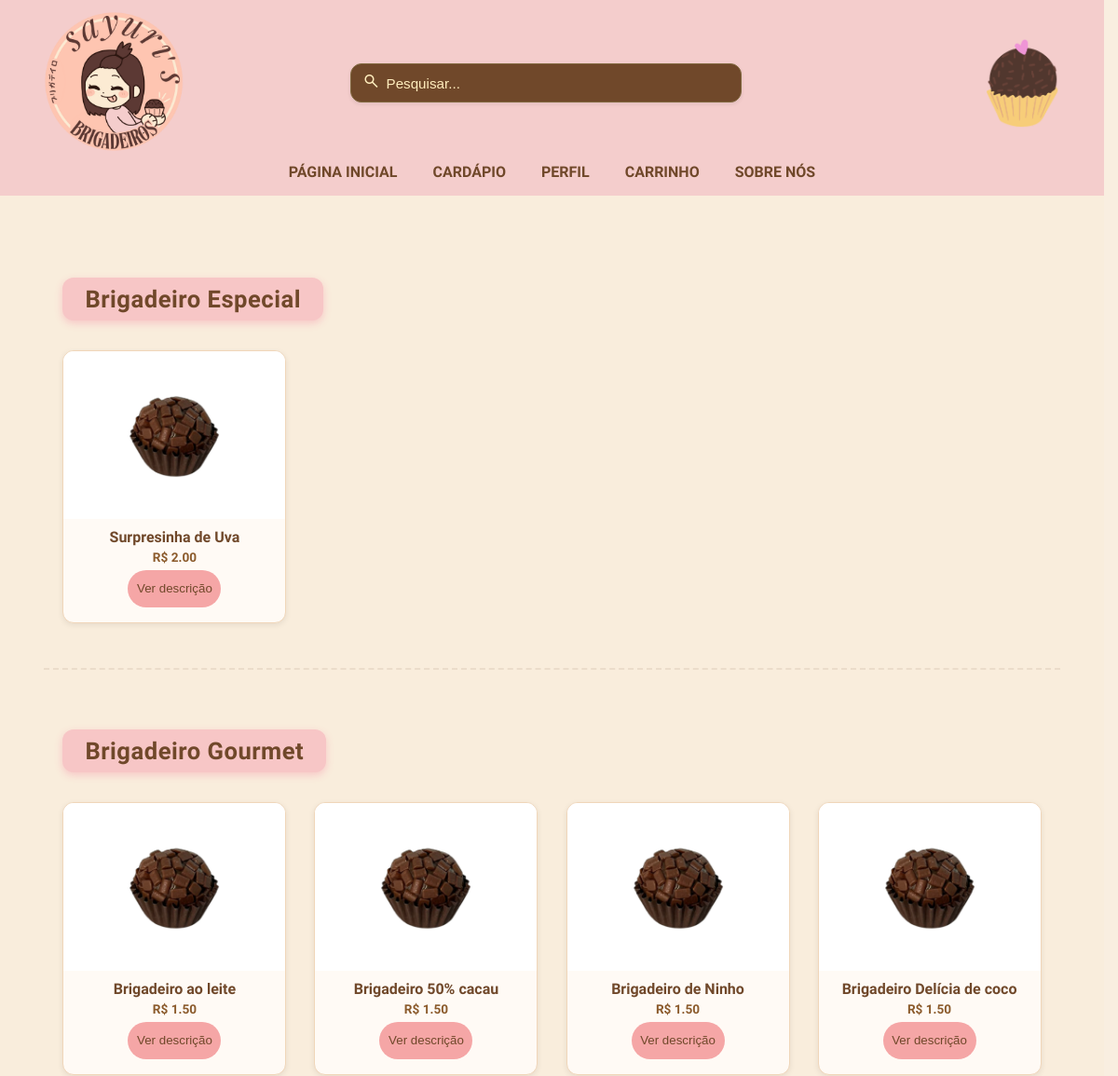
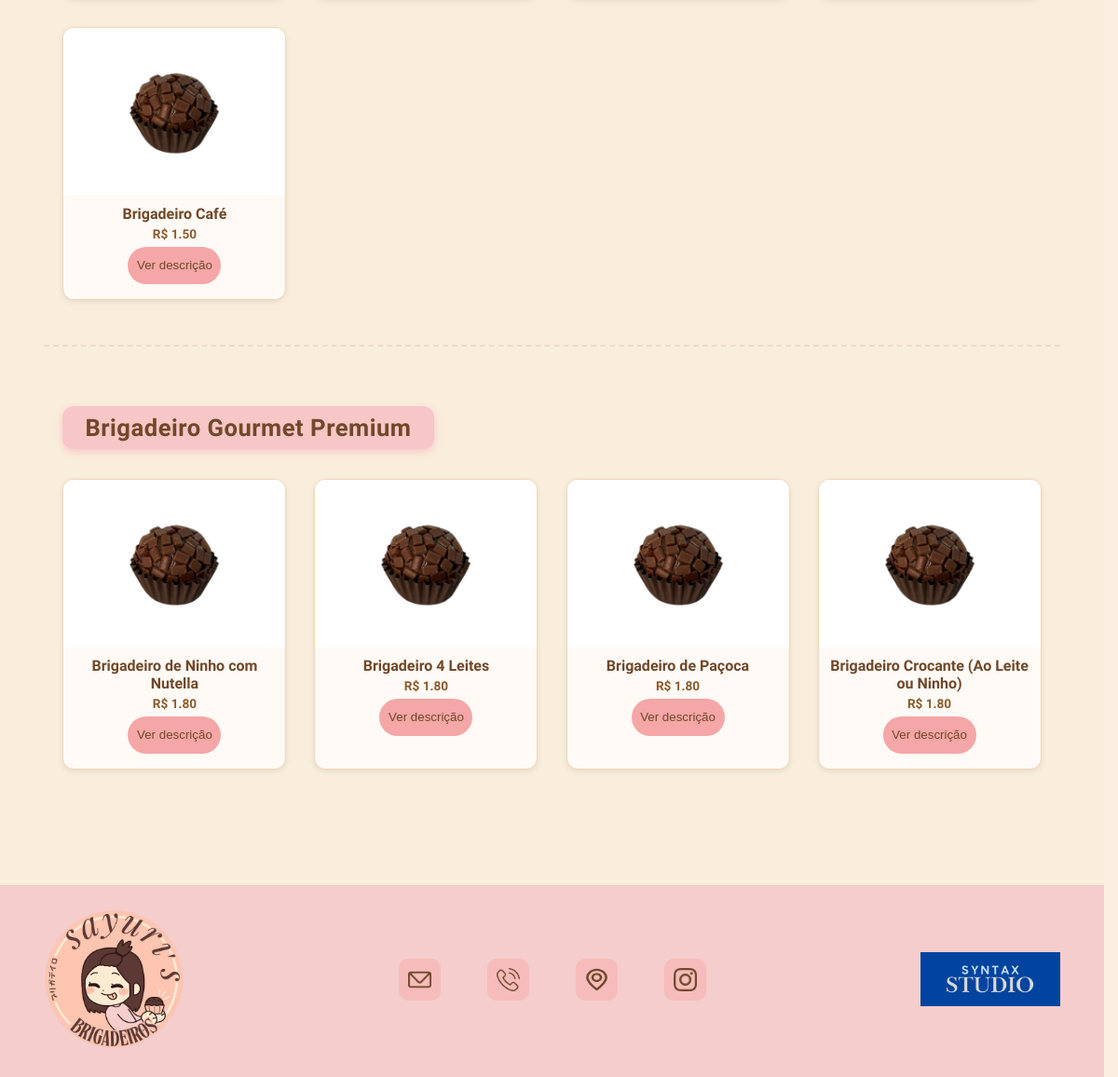
The app's page /cardapio/ with its own data (2 pictures, top to bottom).
### produtos/models.py (models this page shows, shortened)
class Produto(models.Model):
    nome = models.CharField(max_length=100)
    preco = models.DecimalField(max_digits=10, decimal_places=2)
    descricao = models.TextField(blank=True)
    categoria = models.ForeignKey(
        Categoria,
        related_name='produtos',
        on_delete=models.SET_NULL,  # Evita perder o produto se a categoria for deletada
        null=True,
        blank=True
    )
    imagem = models.ImageField(upload_to='produtos/', blank=True, null=True)

class Categoria(models.Model):
    nome = models.CharField(max_length=100, unique=True)

### produtos/views.py (the view)
# urls.py: path('cardapio/', views.cardapio, name='cardapio'),
def cardapio(request):
    produtos = Produto.objects.all().order_by('categoria__nome')
    produtos_por_categoria = {}
    for produto in produtos:
        categoria_nome = produto.categoria.nome if produto.categoria else 'Outros'
        produtos_por_categoria.setdefault(categoria_nome, []).append(produto)
    return render(request, 'cardapio.html', {'produtos_por_categoria': produtos_por_categoria})

### produtos/templates/cardapio.html (shortened to what this page needs)
{% load static %}
<!DOCTYPE html>
<html lang="pt-BR">
<head>
  <link rel="stylesheet" href="{% static 'CSS/base.css' %}" />
  <link rel="stylesheet" href="{% static 'CSS/search.css' %}" />
  <link rel="stylesheet" href="{% static 'CSS/cardapio.css' %}" />
  <link rel="stylesheet" href="{% static 'CSS/descricao.css' %}" />
</head>
<body>
  <header class="main-header">
    <div class="container header-grid">
      <a href="{% url 'index' %}" class="brand">
        <img src="{% static 'src/TCC.png' %}" alt="Logo Sayuri" class="fotologo">
      </a>
      <div class="search-wrapper">
        <div class="search" id="search">
          <label for="searchInput">
            <span class="material-symbols-outlined">search</span>
          </label>
          <input class="searchInput" type="search" id="searchInput" placeholder="Pesquisar...">
        </div>
      </div>
      <img src="{% static 'src/ICONS.png' %}" alt="Brigadeiro" class="brigadeiro">
    </div>
    <nav class="menu-opcoes">
      <ul class="container nav-list">
        <li><a href="{% url 'index' %}">PÁGINA INICIAL</a></li>
        <li><a href="{% url 'cardapio' %}">CARDÁPIO</a></li>
        <li><a href="{% url 'perfil' %}">PERFIL</a></li>
        <li><a href="{% url 'carrinho' %}">CARRINHO</a></li>
        <li><a href="{% url 'index' %}#sobrenos_slide" class="scroll-link">SOBRE NÓS</a></li>
      </ul>
    </nav>
  </header>
  <main>
    {% for categoria, produtos_categoria in produtos_por_categoria.items %}
      <section class="categoria-section">
        <h2 class="categoria-nome">{{ categoria }}</h2>
        <div class="produto-grid">
          {% for produto in produtos_categoria %}
            <div class="card-produto">
              <img src="{{ produto.imagem.url }}" alt="{{ produto.nome }}">
              <div class="card-info">
                <h3>{{ produto.nome }}</h3>
                <p class="preco">R$ {{ produto.preco|floatformat:2 }}</p>
                <button
                  class="ver-descricao"
                  data-nome="{{ produto.nome|slugify }}"
                  data-descricao="{{ produto.descricao }}">
                  Ver descrição
                </button>
              </div>
            </div>
          {% endfor %}
        </div>
      </section>
    {% endfor %}
  </main>
  <footer class="main-footer">
    <div class="container footer-grid">
      <div class="footer-logo-esquerda">
        <img src="{% static 'src/TCC.png' %}" alt="Foto logo" class="fotologo1">
      </div>
      <div class="redesSociais">
        <a href="mailto:sayurimo@gmail.com"><img src="{% static 'src/e-mail.png' %}" alt="email" class="icones"></a>
        <a href="tel:+5515981453091"><img src="{% static 'src/chamada-telefonica.png' %}" alt="telefone" class="icones"></a>
        <a href="https://www.google.com/maps/search/?api=1&query=Rua+Alice+Garcia+da+Silva,+380+B14+-+19" target="_blank">
          <img src="{% static 'src/localizacao.png' %}" alt="endereço" class="icones">
        </a>
        <a href="https://www.instagram.com/sayuri_brigadeiros?igsh=MWh4Zjc0Ynp6NTA2eg==" target="_blank">
          <img src="{% static 'src/instagram.png' %}" alt="Instagram" class="icones">
        </a>
      </div>
      <div class="footer-logo-direita">
        <img src="{% static 'src/Logo Principal.png' %}" alt="Logo Studio" class="logo-direita">
      </div>
    </div>
  </footer>
</body>
</html>

### produtos/static/CSS/base.css (style rules this page uses)
:root { --bg: #f9eee0; --pink: #F4CDCC; --brown: #70482A; --brown-2: #B97949; }
* { margin:0; padding:0; box-sizing:border-box; }
html { scroll-behavior: smooth; height: 100%; scrollbar-gutter: stable; overflow-y: scroll; }
body { min-height:100vh; background-color: #f9eee0; font-family:'Voces', sans-serif; display:flex; flex-direction:column; }
.container { width: min(1200px, 92%); margin-inline:auto; }
.main-header { background-color:var(--pink); color:#000; padding:12px 0; }
.header-grid { display:grid; grid-template-columns: auto 1fr auto; align-items:center; gap:16px; }
.fotologo { width:150px; height:auto; }
.brigadeiro { width:80px; height:auto; }
.menu-opcoes { background:transparent; }
.nav-list { list-style:none; display:flex; gap:22px; justify-content:center; padding:8px 0 4px; }
.nav-list a { text-decoration:none; color:var(--brown); font-weight:700; padding:6px 8px; transition:color .25s, border-color .25s; border-bottom:2px solid transparent; }
.main-footer { background-color:var(--pink); padding:26px 0; }
.footer-grid { display:grid; grid-template-columns: auto 1fr auto; align-items:center; gap:18px; }
.footer-logo-esquerda img, .footer-logo-direita img { width:150px; height:auto; }
.redesSociais { display:flex; justify-content:center; align-items:center; gap:50px; }
.icones { background-color:#f6bcbc; border-radius:10px; padding:10px; width:45px; height:45px; transition:transform .2s ease, background-color .2s ease; }

### produtos/static/CSS/search.css (style rules this page uses)
.search-wrapper { position: relative; display: flex; flex-direction: column; width: 100%; max-width: 420px; margin: 0 auto; font-family: 'Voces', sans-serif; transform: translateX(-10%); z-index: 10000; }
.search { display: flex; align-items: center; background: #70482A; border: 1px solid rgb(128, 105, 63); border-radius: 12px; padding: 8px 12px; width: 100%; box-shadow: 0 2px 4px rgba(0,0,0,0.08); }
.search .material-symbols-outlined { color: #ffedbd; font-size: 20px; margin-right: 6px; }
.searchInput { flex: 1; border: none; outline: none; font-size: 0.95rem; color: #ffedbd; background: transparent; }
.searchInput::placeholder { color: #ffedbd; }

### produtos/static/CSS/cardapio.css (style rules this page uses)
main { background-color: #F9EDDC; padding: 40px 0 60px 0; font-family: 'Voces', sans-serif; }
.categoria-section { max-width: 1200px; padding: 0 20px; width: min(1200px, 92%); margin: 3rem auto 4rem auto; }
.categoria-nome { display: inline-block; font-size: 1.6rem; color: #70482A; background: #F7C6C6; padding: 8px 24px; border-radius: 12px; margin: 0 auto 30px; text-align: center; font-weight: bold; box-shadow: 0 3px 8px #F7C6C6; margin-bottom: 2rem; letter-spacing: 0.5px; }
.categoria-section:not(:last-child) { border-bottom: 2px dashed rgba(112, 72, 42, 0.1); padding-bottom: 3rem; }
.produto-grid { display: grid; grid-template-columns: repeat(auto-fill, minmax(220px, 1fr)); gap: 30px; justify-items: center; }
.card-produto { background-color: #fffaf5; border: 1px solid #f0d6b9; border-radius: 12px; box-shadow: 0 2px 6px rgba(0,0,0,0.08); overflow: hidden; width: 100%; max-width: 240px; transition: transform 0.25s ease, box-shadow 0.25s ease; }
.card-produto img { width: 100%; height: 180px; object-fit: cover; display: block; }
.card-info { padding: 10px 12px 16px 12px; text-align: center; }
.card-info h3 { color: #70482A; font-size: 1rem; margin-bottom: 4px; }
.card-info p { color: #8B5A2B; font-size: 0.85rem; margin-bottom: 6px; }
.preco { display: block; font-weight: bold; color: #70482A; font-size: 0.95rem; margin-bottom: 10px; }

### produtos/static/CSS/descricao.css (style rules this page uses)
.ver-descricao { width: 100px; height: 40px; background-color: #f5a6a6; border-radius: 20px; border: 2px #f5a6a6; color: #70482A; }

### records on screen
Produto: nome "Brigadeiro Especial", imagem (picture), nome "Surpresinha de Uva", preco "2.00"
Produto: nome "Brigadeiro Gourmet", imagem (picture), nome "Brigadeiro ao leite", preco "1.50"
Produto: imagem (picture), nome "Brigadeiro 50% cacau", preco "1.50"
Produto: imagem (picture), nome "Brigadeiro de Ninho", preco "1.50"
Produto: imagem (picture), nome "Brigadeiro Delícia de coco", preco "1.50"
Produto: imagem (picture), nome "Brigadeiro Café", preco "1.50"
Produto: nome "Brigadeiro Gourmet Premium", imagem (picture), nome "Brigadeiro de Ninho com Nutella", preco "1.80"
Produto: imagem (picture), nome "Brigadeiro 4 Leites", preco "1.80"
Produto: imagem (picture), nome "Brigadeiro de Paçoca", preco "1.80"
Produto: imagem (picture), nome "Brigadeiro Crocante (Ao Leite ou Ninho)", preco "1.80"
